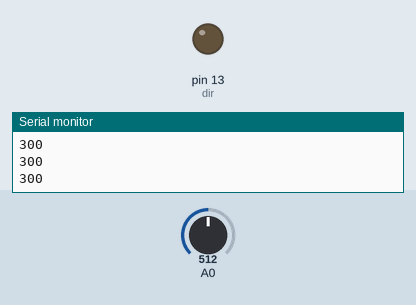
This sketch was run on a simulated Arduino Uno, built with avr-gcc and run on an emulated ATmega328P. Parts: output pins drawn as LEDs (lit = HIGH), the last lines printed to the serial monitor. The test bench sets the inputs (shaded band); at power-on: A0 = 512. Pins used as bus, display or sensor lines are not drawn.

Above: at 4.4 s.
4.5 s: A0 set to 493
At 5.2 s:
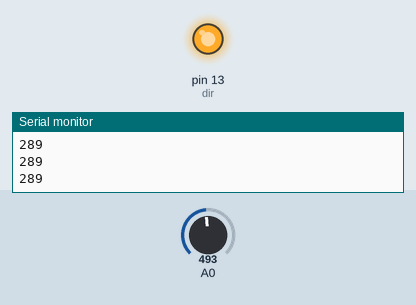
6.0 s: A0 set to 511
At 6.4 s:
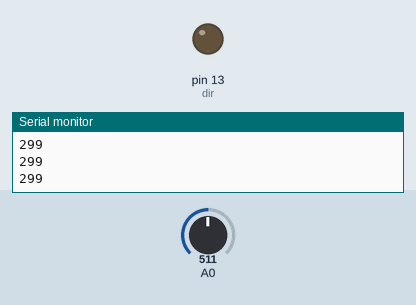
7.5 s: A0 set to 306
At 8.8 s:
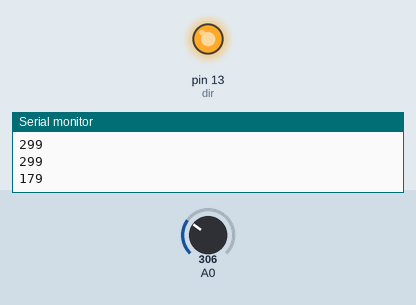
Timing chart, 0 to 10.5 s (numbered marks = the images above; inputs shaded):
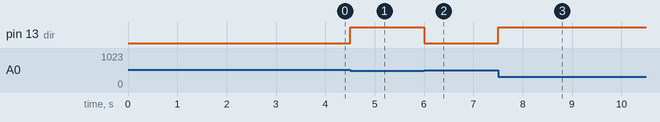

Measured:
- the behaviour switches between 512 and 511 on A0 (found by bisection; images 0 and 1)
- after the input at 4.5 s, pin 13 (dir): LOW → HIGH at once
- after the input at 6.0 s, pin 13 (dir): HIGH → LOW at once
- after the input at 7.5 s, pin 13 (dir): LOW → HIGH at once

The sketch:

Screen_Potentiometer_Control.ino
```cpp
int oldReading = 0;
int newReading = 0;
int mstep = 12;
int dir = 13;
int steps = 0;
int pulse = 2;
int spd = 10;

void setup()
{
  analogReference(DEFAULT);
  pinMode(mstep, OUTPUT);
  pinMode(dir, OUTPUT);
  Serial.begin(9600);
}

void loop()
{
  newReading = analogRead(0);
  newReading = map(newReading, 0, 1023, 0, 600);
  Serial.println(newReading);

  if(newReading>oldReading)
  {
    steps=newReading-oldReading;
    digitalWrite(dir, LOW);
    for(int i=0; i<steps; i++)
    {
      digitalWrite(12, HIGH);
      delay(pulse);
      digitalWrite(12, LOW);
      delay(spd);
    }
    oldReading=newReading;
  }
  if(newReading<oldReading)
  {
    steps=oldReading-newReading;
    digitalWrite(dir, HIGH);
    for(int i=0; i<steps; i++)
    {
      digitalWrite(12, HIGH);
      delay(pulse);
      digitalWrite(12, LOW);
      delay(spd);
    }
    oldReading=newReading;
  }


}
```
